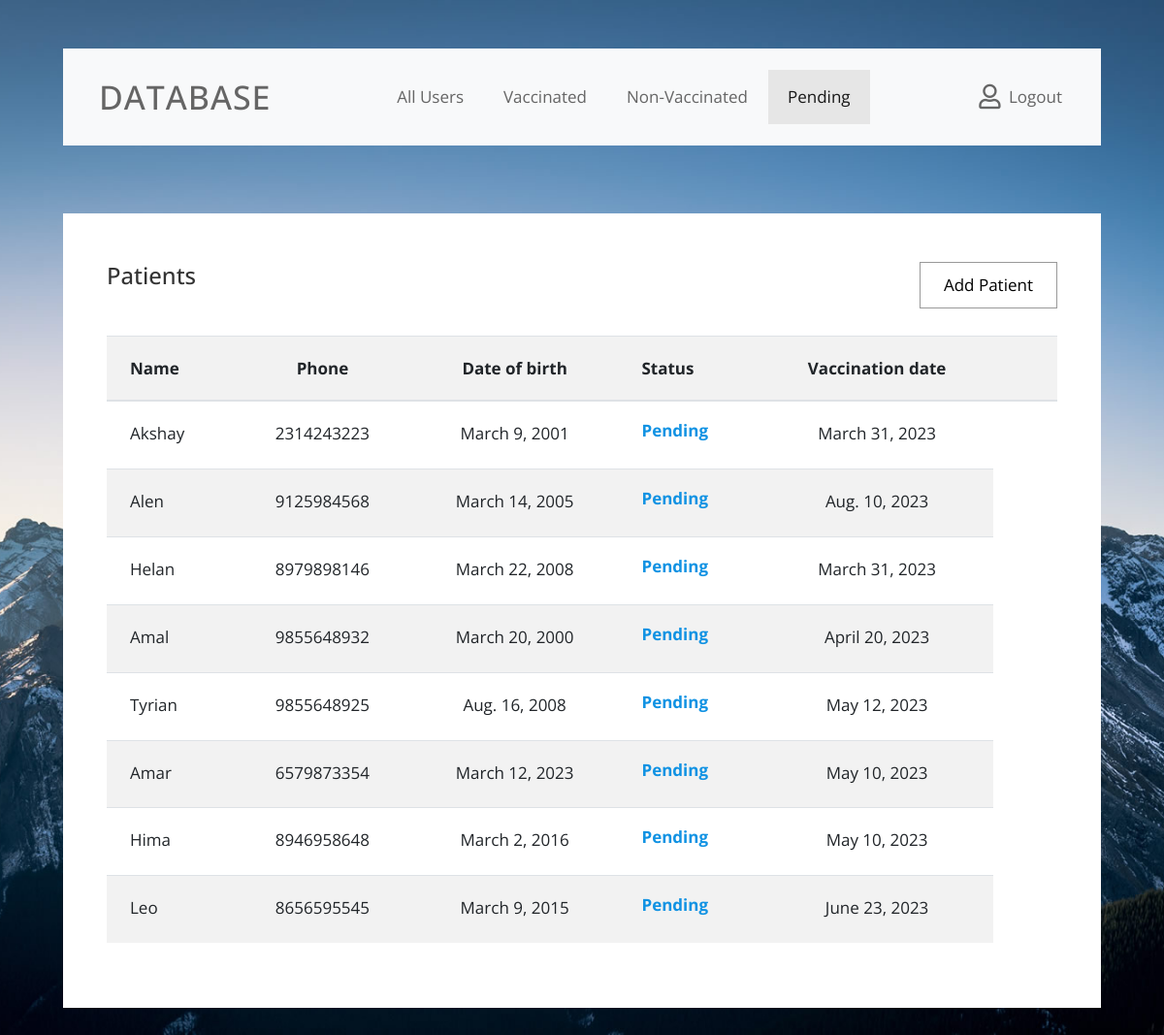
/Pending_view/ (signed in), run on the app's committed database.
### pediatric_clinic/models.py (models this page shows, shortened)
class Patient(models.Model):
    name = models.CharField(max_length=255)
    email = models.EmailField(blank=True)
    phone = models.CharField(max_length=10)
    birthdate = models.DateField(null=True)
    polio_vaccine = models.CharField(max_length=255)
    polio_vaccine_date = models.DateField(blank=True, null=True)

### pediatric_clinic/views.py (the view)
# urls.py: path('Pending_view/', Pending_view, name='Pending_view'),
@login_required(login_url='login')
def Pending_view(request):
    data = Patient.objects.filter(Q(polio_vaccine='pending') | Q(booking__isnull=False)).annotate(
        vaccine_date=F('polio_vaccine_date') or F('booking__date'))
    context = {'data': data}
    return render(request, 'Pending.html', context)

### templates/Pending.html (shortened to what this page needs)
{% load static %}
<!DOCTYPE html>
<html lang="en">
<head>
    <link rel="stylesheet" href="{% static 'dash/css/fontawesome.min.css' %}">
    <link rel="stylesheet" href="{% static 'dash/css/bootstrap.min.css' %}">
    <link rel="stylesheet" href="{% static 'dash/css/tooplate.css' %}">
</head>
<body id="reportsPage" class="bg02">
    <div class="" id="home">
        <div class="container">
            <div class="row">
                <div class="col-12">
                    <nav class="navbar navbar-expand-xl navbar-light bg-light">
                        <a class="navbar-brand" href="">
                            <h1 class="tm-site-title mb-0">DataBase</h1>
                        </a>
                        <div class="collapse navbar-collapse" id="navbarSupportedContent">
                            <ul class="navbar-nav mx-auto">
                                <li class="nav-item ">
                                    <a class="nav-link" href="{% url 'admin_view' %}">All Users</a>
                                </li>
                                <li class="nav-item">
                                    <a class="nav-link " href="{% url 'Vaccinated_view' %}">Vaccinated</a>
                                </li>
                                  <li class="nav-item">
                                    <a class="nav-link" href="{% url 'Non_Vaccinated_view' %}">Non-Vaccinated</a>
                                </li>
                                       <li class="nav-item">
                                    <a class="nav-link active" href="{% url 'Pending_view' %}">Pending</a>
                                </li>
                            </ul>
                            <ul class="navbar-nav">
                                <li class="nav-item">
                                    <a class="nav-link d-flex" href="{% url 'logout' %}">
                                        <i class="far fa-user mr-2 tm-logout-icon"></i>
                                        <span>Logout</span>
                                    </a>
                                </li>
                            </ul>
                        </div>
                    </nav>
                </div>
            </div>
            <div class="row tm-content-row tm-mt-big">
                <div class="col-xl-12 col-lg-12 tm-md-12 tm-sm-12 tm-col">
                    <div class="bg-white tm-block h-100">
                        <div class="row">
                            <div class="col-md-8 col-sm-12">
                                <h2 class="tm-block-title d-inline-block">Patients</h2>
                            </div>
                            <div class="col-md-4 col-sm-12 text-right">
                                <a href="{% url 'add_patient' %}" class="btn btn-small btn-primary">Add Patient</a>
                            </div>
                        </div>
                        <div class="table-responsive">
                            <table class="table table-hover table-striped tm-table-striped-even mt-3">
                                <thead>
                                    <tr class="tm-bg-gray">
                                        <th scope="col">Name</th>
                                        <th scope="col" class="text-center">Phone</th>
                                        <th scope="col" class="text-center">Date of birth</th>
                                        <th scope="col"> Status</th>
                                        <th scope="col" class="text-center">Vaccination  date</th>
                                        <th scope="col">&nbsp;</th>
                                    </tr>
                                </thead>
                                <tbody>
                                    {% for i in data %}
                                    <tr style="">
                                        <td  class="tm-product-name">{{i.name}}</td>
                                        <td class="text-center">{{i.phone}}</td>
                                        <td class="text-center">{{i.birthdate}}</td>
                                        <td>{% if i.polio_vaccine  %} <h6 style="color: rgb(16, 146, 227);font-weight: bolder;">Pending</h6></td>
                   {% if i.polio_vaccine_date %}
  <td class="text-center">{{i.polio_vaccine_date}}</td>
{% else %}
  <td class="text-center">{{i.booking.date}}</td>
{% endif %}
{% else %}<h6 style="color: brown;font-weight: bolder;">Not Vaccinated</h6></td>
<td class="text-center">&#10060</td>{% endif %}
                                    </tr>
                                   {% endfor %}
                                </tbody>
                            </table>
                        </div>
                    </div>
                </div>
            </div>
        </div>
    </div>
</body>
</html>

### static/dash/css/tooplate.css (style rules this page uses)
html { font-size: 17px; }
body { font-family: "Open Sans", Helvetica, Arial, sans-serif; overflow-x: hidden; }
body { background-image: url(../img/dash-bg-01.jpg); background-size: cover; background-repeat: no-repeat; background-position: center; background-attachment: fixed; padding-left: 50px; padding-right: 50px; }
.bg02 { background-image: url(../img/dash-bg-02.jpg); }
a { transition: all 0.3s ease; }
.navbar-brand { display: flex; align-items: center; }
.tm-site-title { display: inline-block; text-transform: uppercase; font-size: 2rem; margin-left: 1rem; color: #656565; letter-spacing: 1px; }
.navbar { height: 100px; padding-left: 20px; padding-right: 20px; margin-top: 50px; }
.tm-logout-icon { font-size: 1.5em; }
.tm-mt-big { margin-top: 70px; }
.tm-block { padding: 50px 45px; }
.tm-block-title { font-size: 1.4rem; color: #333; margin-bottom: 30px; }
.navbar-light .navbar-nav .nav-link { color: #656565; }
.navbar-light .navbar-nav .nav-link, .dropdown-item { padding: 15px 20px; }
.navbar-light .navbar-nav .active > .nav-link, .navbar-light .navbar-nav .nav-link.active, .navbar-light .navbar-nav .nav-link.show, .navbar-light .navbar-nav .show > .nav-link, .navbar-light .navbar-nav a:hover { background-color: #e6e6e6; }
.nav-item { margin-right: 30px; }
.nav-item:last-child { margin-right: 0; }
.tm-content-row { justify-content: space-between; margin-left: -20px; margin-right: -20px; }
.tm-col { padding-left: 20px; padding-right: 20px; margin-bottom: 50px; }
.btn { border-radius: 0; padding: 13px 28px; transition: all 0.2s ease; max-width: 100%; }
.btn-small { padding: 10px 24px; }
.btn-primary { background-color: transparent; color: black; border-color: #999999; }
.table td, .table th { padding: 20px 24px; }
.tm-bg-gray { background-color: rgba(0, 0, 0, 0.05); }
.tm-table-striped-even.table-striped tbody tr:nth-of-type(even) { background-color: rgba(0, 0, 0, 0.05); }
.tm-table-striped-even.table-striped tbody tr:nth-of-type(odd) { background-color: white; }
@media (min-width: 1200px) { .container { max-width: 1630px; } }
@media (max-width: 1275px) and (min-width: 1200px) { .nav-item { margin-right: 15px; } }
@media (max-width: 1350px) { .nav-item { margin-right: 1px; } }

### data on the page
Patient: name "Akshay", phone "2314243223", birthdate "March 9, 2001", polio_vaccine_date "March 31, 2023"
Patient: name "Alen", phone "9125984568", birthdate "March 14, 2005", polio_vaccine_date "Aug. 10, 2023"
Patient: name "Helan", phone "8979898146", birthdate "March 22, 2008", polio_vaccine_date "March 31, 2023"
Patient: name "Amal", phone "9855648932", birthdate "March 20, 2000", polio_vaccine_date "April 20, 2023"
Patient: name "Tyrian", phone "9855648925", birthdate "Aug. 16, 2008", polio_vaccine_date "May 12, 2023"
Patient: name "Amar", phone "6579873354", birthdate "March 12, 2023", polio_vaccine_date "May 10, 2023"
Patient: name "Hima", phone "8946958648", birthdate "March 2, 2016", polio_vaccine_date "May 10, 2023"
Patient: name "Leo", phone "8656595545", birthdate "March 9, 2015", polio_vaccine_date "June 23, 2023"
